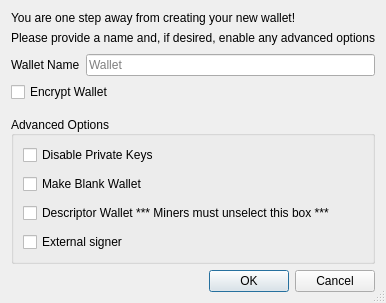
<?xml version="1.0" encoding="UTF-8"?>
<ui version="4.0">
 <class>CreateWalletDialog</class>
 <widget class="QDialog" name="CreateWalletDialog">
  <property name="geometry">
   <rect>
    <x>0</x>
    <y>0</y>
    <width>371</width>
    <height>298</height>
   </rect>
  </property>
  <property name="windowTitle">
   <string>Create Wallet</string>
  </property>
  <property name="sizeGripEnabled">
   <bool>true</bool>
  </property>
  <layout class="QVBoxLayout" name="verticalLayout">
   <item>
    <widget class="QLabel" name="label_description">
     <property name="sizePolicy">
      <sizepolicy hsizetype="Preferred" vsizetype="Preferred">
       <horstretch>0</horstretch>
       <verstretch>0</verstretch>
      </sizepolicy>
     </property>
     <property name="text">
      <string>You are one step away from creating your new wallet!</string>
     </property>
     <property name="alignment">
      <set>Qt::AlignLeading|Qt::AlignLeft|Qt::AlignVCenter</set>
     </property>
     <property name="wordWrap">
      <bool>false</bool>
     </property>
    </widget>
   </item>
   <item>
    <widget class="QLabel" name="label_subdescription">
     <property name="text">
      <string>Please provide a name and, if desired, enable any advanced options</string>
     </property>
    </widget>
   </item>
   <item>
    <spacer name="verticalSpacer">
     <property name="orientation">
      <enum>Qt::Vertical</enum>
     </property>
     <property name="sizeType">
      <enum>QSizePolicy::Fixed</enum>
     </property>
     <property name="sizeHint" stdset="0">
      <size>
       <width>20</width>
       <height>3</height>
      </size>
     </property>
    </spacer>
   </item>
   <item>
    <layout class="QHBoxLayout" name="horizontalLayout">
     <item>
      <widget class="QLabel" name="wallet_name_label">
       <property name="text">
        <string>Wallet Name</string>
       </property>
      </widget>
     </item>
     <item>
      <widget class="QLineEdit" name="wallet_name_line_edit">
       <property name="minimumSize">
        <size>
         <width>262</width>
         <height>0</height>
        </size>
       </property>
       <property name="placeholderText">
        <string>Wallet</string>
       </property>
      </widget>
     </item>
    </layout>
   </item>
   <item>
    <widget class="QCheckBox" name="encrypt_wallet_checkbox">
     <property name="toolTip">
      <string>Encrypt the wallet. The wallet will be encrypted with a passphrase of your choice.</string>
     </property>
     <property name="text">
      <string>Encrypt Wallet</string>
     </property>
     <property name="checked">
      <bool>false</bool>
     </property>
    </widget>
   </item>
   <item>
    <spacer name="verticalSpacer_1">
     <property name="orientation">
      <enum>Qt::Vertical</enum>
     </property>
     <property name="sizeType">
      <enum>QSizePolicy::Fixed</enum>
     </property>
     <property name="sizeHint" stdset="0">
      <size>
       <width>20</width>
       <height>8</height>
      </size>
     </property>
    </spacer>
   </item>
   <item>
    <widget class="QGroupBox" name="groupBox">
     <property name="title">
      <string>Advanced Options</string>
     </property>
     <property name="alignment">
      <set>Qt::AlignLeading|Qt::AlignLeft|Qt::AlignVCenter</set>
     </property>
     <property name="flat">
      <bool>false</bool>
     </property>
     <property name="checkable">
      <bool>false</bool>
     </property>
     <layout class="QVBoxLayout" name="verticalLayout_groupbox">
      <property name="spacing">
       <number>9</number>
      </property>
      <item>
       <widget class="QCheckBox" name="disable_privkeys_checkbox">
        <property name="enabled">
         <bool>true</bool>
        </property>
        <property name="toolTip">
         <string>Disable private keys for this wallet. Wallets with private keys disabled will have no private keys and cannot have an HD seed or imported private keys. This is ideal for watch-only wallets.</string>
        </property>
        <property name="text">
         <string>Disable Private Keys</string>
        </property>
       </widget>
      </item>
      <item>
       <widget class="QCheckBox" name="blank_wallet_checkbox">
        <property name="toolTip">
         <string>Make a blank wallet. Blank wallets do not initially have private keys or scripts. Private keys and addresses can be imported, or an HD seed can be set, at a later time.</string>
        </property>
        <property name="text">
         <string>Make Blank Wallet</string>
        </property>
       </widget>
      </item>
      <item>
       <widget class="QCheckBox" name="descriptor_checkbox">
        <property name="toolTip">
         <string>Use descriptors for scriptPubKey management</string>
        </property>
        <property name="text">
         <string>Descriptor Wallet *** Miners must unselect this box ***</string>
        </property>
        <property name="checked">
         <bool>false</bool>
        </property>
       </widget>
      </item>
      <item>
       <widget class="QCheckBox" name="external_signer_checkbox">
        <property name="toolTip">
         <string>Use an external signing device such as a hardware wallet. Configure the external signer script in wallet preferences first.</string>
        </property>
        <property name="text">
         <string>External signer</string>
        </property>
       </widget>
      </item>
     </layout>
    </widget>
   </item>
   <item>
    <spacer name="verticalSpacer_2">
     <property name="orientation">
      <enum>Qt::Vertical</enum>
     </property>
     <property name="sizeHint" stdset="0">
      <size>
       <width>20</width>
       <height>0</height>
      </size>
     </property>
    </spacer>
   </item>
   <item>
    <widget class="QDialogButtonBox" name="buttonBox">
     <property name="orientation">
      <enum>Qt::Horizontal</enum>
     </property>
     <property name="standardButtons">
      <set>QDialogButtonBox::Cancel|QDialogButtonBox::Ok</set>
     </property>
    </widget>
   </item>
  </layout>
 </widget>
 <tabstops>
  <tabstop>wallet_name_line_edit</tabstop>
  <tabstop>encrypt_wallet_checkbox</tabstop>
  <tabstop>disable_privkeys_checkbox</tabstop>
  <tabstop>blank_wallet_checkbox</tabstop>
  <tabstop>descriptor_checkbox</tabstop>
  <tabstop>external_signer_checkbox</tabstop>
 </tabstops>
 <resources/>
 <connections>
  <connection>
   <sender>buttonBox</sender>
   <signal>accepted()</signal>
   <receiver>CreateWalletDialog</receiver>
   <slot>accept()</slot>
   <hints>
    <hint type="sourcelabel">
     <x>248</x>
     <y>254</y>
    </hint>
    <hint type="destinationlabel">
     <x>157</x>
     <y>274</y>
    </hint>
   </hints>
  </connection>
  <connection>
   <sender>buttonBox</sender>
   <signal>rejected()</signal>
   <receiver>CreateWalletDialog</receiver>
   <slot>reject()</slot>
   <hints>
    <hint type="sourcelabel">
     <x>316</x>
     <y>260</y>
    </hint>
    <hint type="destinationlabel">
     <x>286</x>
     <y>274</y>
    </hint>
   </hints>
  </connection>
 </connections>
</ui>
